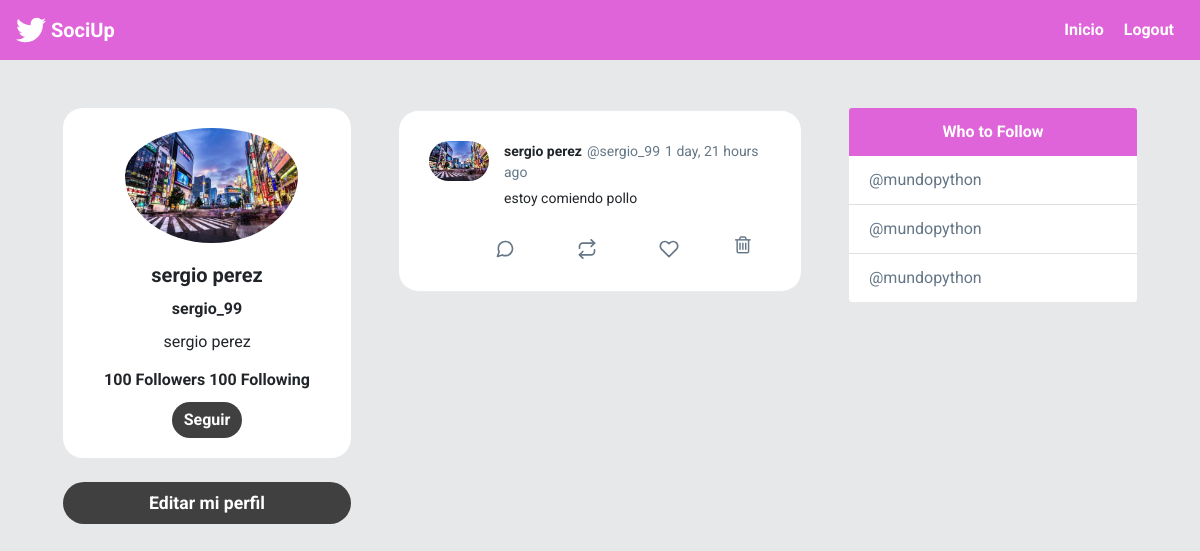
Page /profile/sergio_99 on the committed database.
### twitter/models.py (models this page shows, shortened)
class Profile(models.Model):
    user=models.OneToOneField(User,on_delete=models.CASCADE)
    bio=models.CharField(default="Hola mundo",max_length=200)
    image=models.ImageField(default='default.png')

class Post(models.Model):
    timestamp=models.DateTimeField(default=timezone.now)
    content=models.TextField(default='hola')
    user=models.ForeignKey(User,on_delete=models.CASCADE, related_name='posts')
    class Meta:
        ordering=['-timestamp']

### twitter/views.py (the view)
# urls.py: path('profile/<str:username>',profile,name="profile"),
def profile(request,username):
    user=User.objects.get(username=username)
    posts=user.posts.all()
    context={'user':user,'posts':posts}
    return render(request,'twitter/profile.html',context)

### RED SOCIAL/twitter/templates/twitter/profile.html (shortened to what this page needs)
{% extends 'twitter/layout.html' %}
{% block content %}
{% load humanize %}
<div id="main" class="container-fluid d-flex">
    <div class="sidebar m-5 d-none d-md-block">
        <div class="">
            <div class="card " style="width: 18rem; text-align:center;border-radius: 20px;">
                <img class="card-img-top rounded-circle"
                    style="width:60%; position: relative;left: 62px;padding-top: 20px;" src="{{ user.profile.image.url }}"
                    alt="Card image cap">
                <div class="card-body">
                    <h5 class="card-title font-weight-bold">{{ user.first_name }}</h5>
                    <h6 class="card-title font-weight-bold">{{ user.username }}</h6>
                    <p class="card-text">{{ user.first_name }}</p>
                    <h6 class="card-title font-weight-bold">
                        100 Followers
                        100 Following
                    </h6>
                    <a href="{% url 'follow' user %}" class="btn  text-white rounded-pill">Seguir</a>
                </div>
            </div>
            <a href="{% url 'editar'%}" id="addATweetLeft" type="button"
                style="border-radius: 30px; font-size: 1.1rem; font-weight:bold;"
                class="btn btn-lg btn-block mt-4 text-white ">Editar mi perfil</a>
        </div>
    </div>
    <div class="content">
        {% for post  in posts %}
        <div id="tweetCards">
            <div class="tweet-wrap" style="border-radius:20px">
                <div class="tweet-header">
                    <img src="{{ post.user.profile.image.url }}" alt="" class="avator">
                    <div class="tweet-header-info">
                        {{ post.user.first_name }}<span>@{{post.user}}</span><span>{{ post.timestamp|naturaltime }}
                        </span>
                        <p>{{ post.content }}</p>
                    </div>
                </div>
                <div class="tweet-info-counts">
                    <div class="comments">
                        <button style="background: white; border: none;">
                        </button>
                    </div>
                    <div class="retweets">
                        <button style="background: white; border: none;">
                        </button>
                    </div>
                    <div class="likes">
                        <button style="background: white; border: none;">
                        </button>
                    </div>
                    <div class="trash">
                        <a href="#" style="background: white; border: none;">
                            <i class="fa fa-trash-o" style="color:#657786; font-size: 20px" aria-hidden="true"></i>
                        </a>
                    </div>
                </div>
            </div>
        </div>
        {% endfor %}
    </div>
    <div class="sidebar m-5 d-none d-xl-block">
        <div class="card" style="width: 18rem;">
            <div class="card-header">
                Who to Follow
            </div>
            <ul class="list-group list-group-flush">
                <li class="list-group-item"><a href="#" style="text-decoration: none;color: #657787;">@mundopython</a>
                </li>
                <li class="list-group-item"><a href="#" style="text-decoration: none;color: #657787;">@mundopython</a>
                </li>
                <li class="list-group-item"><a href="#" style="text-decoration: none;color: #657787;">@mundopython</a>
                </li>
            </ul>
        </div>
    </div>
</div>
{% endblock content %}

### twitter/static/css/style.css (style rules this page uses)
body { background: #E6E8E9; ; font-family: 'Asap', sans-serif; font-family: 'Roboto', sans-serif; }
img { max-width: 100%; }
.avator { border-radius: 100px; width: 60px; margin-right: 15px; }
.card { border: none; }
.card-header { background-color: #df63d9 ; color: white; text-align: center; font-weight: bold; border: none; }
#main { justify-content: center; }
.tweet-wrap { max-width: 490px; background: #fff; margin: 0 auto; margin-top: 50px; border-radius: 3px; padding: 30px; border-bottom: 1px solid #e6ecf0; border-top: 1px solid #e6ecf0; }
.tweet-header { display: flex; align-items: flex-start; font-size: 14px; }
.tweet-header-info { font-weight: bold; }
.tweet-header-info span { color: #657786; font-weight: normal; margin-left: 5px; }
.tweet-header-info p { font-weight: normal; margin-top: 5px; }
.tweet-info-counts { display: flex; margin-left: 60px; margin-top: 10px; }
.tweet-info-counts div { display: flex; margin-right: 20px; }
.tweet-info-counts div svg { color: #657786; margin-right: 10px; }
.btn { background-color: #414040 ; border-style: none; font-weight: bold; color: white; }
a:link { color: #df63d9 ; text-decoration: none; }

### rows in the picture
Post: user.profile.image (picture), user.first_name "sergio perez", user "sergio_99", timestamp "1 day, 21 hours ago", content "estoy comiendo pollo"

### other values in the picture
{{ user.first_name }} "sergio perez"
{{ user.username }} "sergio_99"
